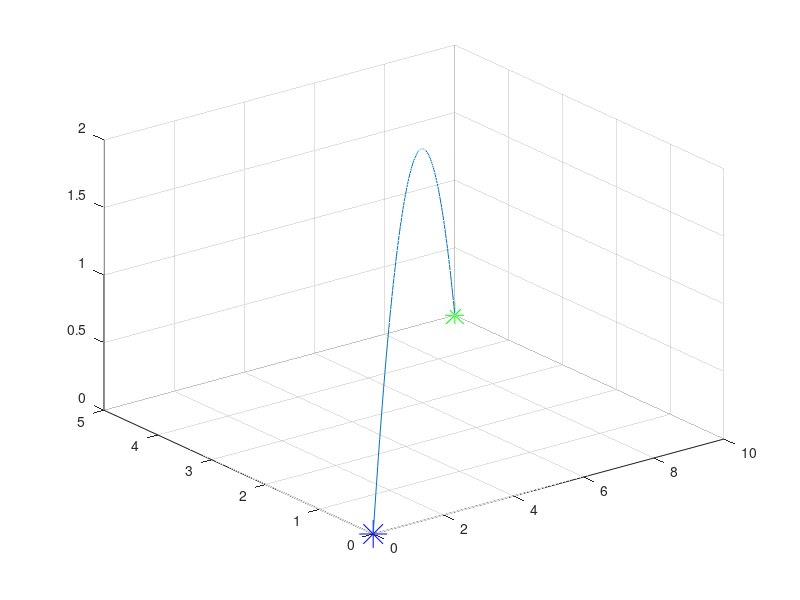
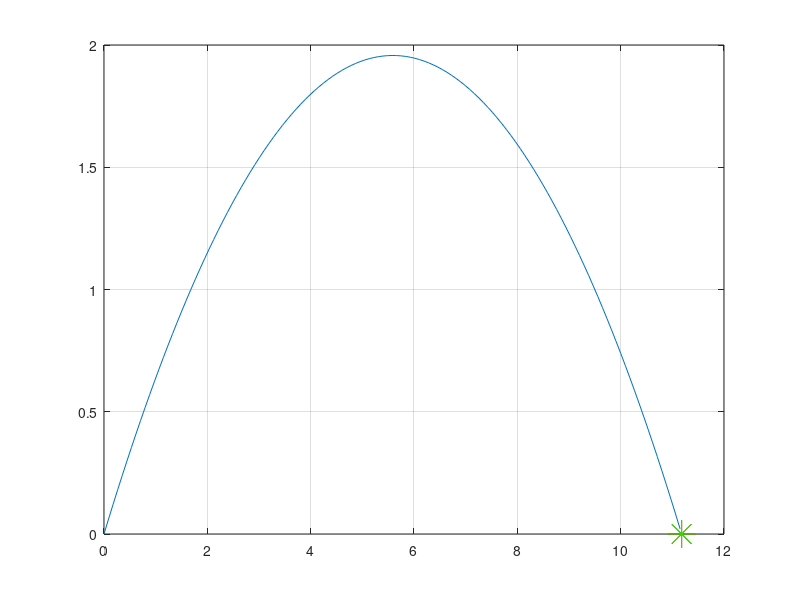

Write MATLAB code to recreate these figures, in order.
clear all; close all; clc;

% Target Pose
x = 10;
y = 5;
z = 0;

theta = deg2rad(35);
r = sqrt(x^2 + y^2);
yaw = atan2(y, x);

t_c = sqrt( ( 2.0 * ( r * tan(theta) - z  ) ) / 9.81 ) 
v = r / (cos(theta) * t_c);

% Simulate shot
t = [0:0.01:t_c];
r_t = v * cos(theta) * t;
z_t = v * sin(theta) * t - 1/2 * 9.81 * t.^2;
x_t = r_t * cos(yaw)
y_t = r_t * sin(yaw)

% Caluclate last point on trajectory
r_tc = v * cos(theta) * t_c ;
z_tc = v * sin(theta) * t_c - 1/2 * 9.81 * t_c^2;
x_tc = r_tc * cos(yaw)
y_tc = r_tc * sin(yaw)

% plot in 3D
plot3(0, 0, 0, 'b*','MarkerSize',20)
hold on
grid on
plot3(x_t, y_t, z_t);
plot3(x, y, z, 'g*', 'MarkerSize',20)

% plot in 2D
figure
plot(r_t, z_t);
hold on
grid on
plot(r_tc, z_tc, 'r*', 'MarkerSize',20)
plot(r, z, 'g*', 'MarkerSize',20)